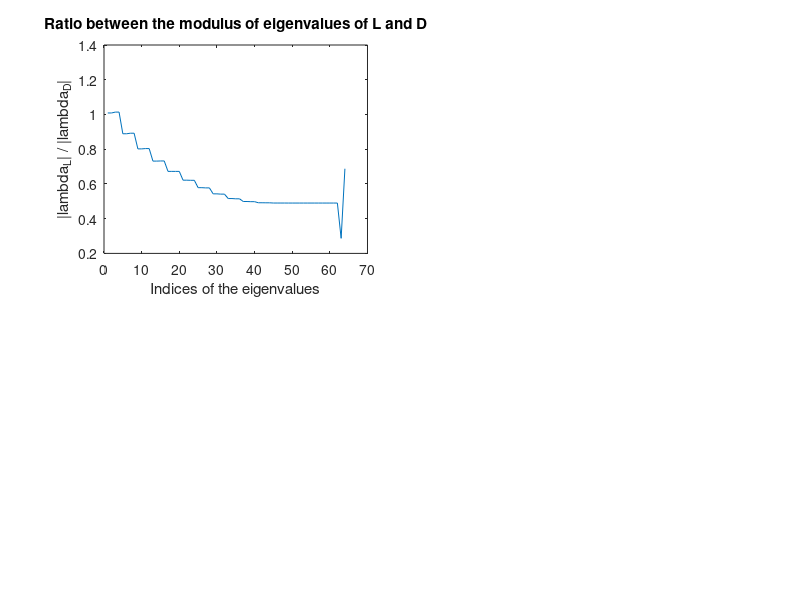

The MATLAB script that drew this image: (Note: this script raises an error after producing the figure.)
%%EX9 -- Exercise 9: 
%   
%   u(x,

close all;
scrsz = get(groot,'ScreenSize');
figure('position', [100   100   4/5*scrsz(3)  4/5*scrsz(4)]); 

% Eigenvalues of the differentiation matrix D.
Nvec = 2.^(6:9);
for i = 1:length(Nvec)
    N = Nvec(i);
    h = 2*pi/N;
    x = h*(1:N)';
    column = [0 0.5*(-1).^(1:N-1).*cot((1:N-1)*h/2)]';
    D = toeplitz(column,column([1 N:-1:2]));
    lambdaD = eig(D);
    
    % Eigenvalues of the differential operator associated with the PDE
    % u_t + c(x) u_x = 0 with c(x) = 1/5 + sin(x-1)^2.
    c = 1/5 + sin(x-1).^2;
    % Differential operator.
    L = diag(c) * D;
    % In fact, we should write this equation as u_t = -c(x) u_x and hence the
    % corresponding differential opertator should be L = -diag(c) * D. But the
    % eigenvalues of L and -L are only different from a multiplicator -1, and
    % we are interested in the modulus the such eigenvalues. Hence it suffices
    % to define L = diag(c)*D which corresponds to the study of the equation
    % u_t = c(x) u_x.
    lambdaL = eig(L);
    
    % Ratio between the modulus of eigenvalues of L and D operators.
    ratio = abs(lambdaL) ./ abs(lambdaD); % abs(lambda) computes the modulus of lambda in the complex plan.
    subplot(2,2,i), plot(ratio);
    title('Ratio between the modulus of eigenvalues of L and D');
    ylabel('|lambda_L| / |lambda_D|');
    xlabel('Indices of the eigenvalues');
    % We compute the maximum of ratio it should be around 6/5.
    text(N/4, 0.3*round(max(ratio)), ['The maximum ratio is: ', num2str(round(max(ratio),4))],...
        'fontsize', 14);
    text(N/4, 0.45*round(max(ratio)), ['N = ', num2str(N)], 'fontsize', 14);
end
